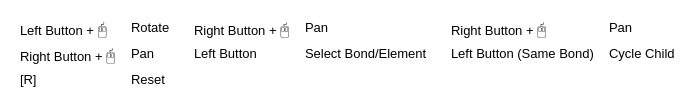
<?xml version="1.0" encoding="UTF-8"?>
<ui version="4.0">
 <class>FloatingHintWidget</class>
 <widget class="QWidget" name="FloatingHintWidget">
  <property name="geometry">
   <rect>
    <x>0</x>
    <y>0</y>
    <width>684</width>
    <height>108</height>
   </rect>
  </property>
  <property name="sizePolicy">
   <sizepolicy hsizetype="Minimum" vsizetype="Minimum">
    <horstretch>0</horstretch>
    <verstretch>0</verstretch>
   </sizepolicy>
  </property>
  <property name="windowTitle">
   <string>Form</string>
  </property>
  <property name="windowOpacity">
   <double>0.100000000000000</double>
  </property>
  <property name="autoFillBackground">
   <bool>false</bool>
  </property>
  <property name="styleSheet">
   <string notr="true">background-color: white;
border-radius: 10px; border: none;</string>
  </property>
  <layout class="QHBoxLayout" name="horizontalLayout">
   <property name="sizeConstraint">
    <enum>QLayout::SetFixedSize</enum>
   </property>
   <item>
    <widget class="QFrame" name="frame_render">
     <property name="sizePolicy">
      <sizepolicy hsizetype="Minimum" vsizetype="Minimum">
       <horstretch>1</horstretch>
       <verstretch>1</verstretch>
      </sizepolicy>
     </property>
     <property name="styleSheet">
      <string notr="true">background-color: white; border-radius: 15px; color: black;</string>
     </property>
     <property name="frameShape">
      <enum>QFrame::StyledPanel</enum>
     </property>
     <property name="frameShadow">
      <enum>QFrame::Raised</enum>
     </property>
     <layout class="QFormLayout" name="formLayout">
      <property name="sizeConstraint">
       <enum>QLayout::SetMinimumSize</enum>
      </property>
      <property name="fieldGrowthPolicy">
       <enum>QFormLayout::FieldsStayAtSizeHint</enum>
      </property>
      <property name="horizontalSpacing">
       <number>15</number>
      </property>
      <item row="0" column="0">
       <widget class="QLabel" name="label">
        <property name="sizePolicy">
         <sizepolicy hsizetype="Fixed" vsizetype="Fixed">
          <horstretch>0</horstretch>
          <verstretch>0</verstretch>
         </sizepolicy>
        </property>
        <property name="text">
         <string>&lt;html&gt;&lt;head/&gt;&lt;body&gt;&lt;p&gt;&lt;span style=&quot; font-size:10pt;&quot;&gt;Left Button + &lt;/span&gt;&lt;span style=&quot; font-family:'Open Sans','Helvetica Neue','Helvetica','Arial','sans-serif'; font-size:12pt; color:#000000;&quot;&gt;🖰&lt;/span&gt;&lt;/p&gt;&lt;/body&gt;&lt;/html&gt;</string>
        </property>
       </widget>
      </item>
      <item row="0" column="1">
       <widget class="QLabel" name="label_2">
        <property name="sizePolicy">
         <sizepolicy hsizetype="Fixed" vsizetype="Fixed">
          <horstretch>0</horstretch>
          <verstretch>0</verstretch>
         </sizepolicy>
        </property>
        <property name="text">
         <string>&lt;html&gt;&lt;head/&gt;&lt;body&gt;&lt;p&gt;&lt;span style=&quot; font-size:10pt;&quot;&gt;Rotate&lt;/span&gt;&lt;/p&gt;&lt;/body&gt;&lt;/html&gt;</string>
        </property>
       </widget>
      </item>
      <item row="1" column="0">
       <widget class="QLabel" name="label_3">
        <property name="sizePolicy">
         <sizepolicy hsizetype="Fixed" vsizetype="Fixed">
          <horstretch>0</horstretch>
          <verstretch>0</verstretch>
         </sizepolicy>
        </property>
        <property name="text">
         <string>&lt;html&gt;&lt;head/&gt;&lt;body&gt;&lt;p&gt;&lt;span style=&quot; font-size:10pt;&quot;&gt;Right Button + &lt;/span&gt;&lt;span style=&quot; font-family:'Open Sans','Helvetica Neue','Helvetica','Arial','sans-serif'; font-size:12pt; color:#000000;&quot;&gt;🖰&lt;/span&gt;&lt;/p&gt;&lt;/body&gt;&lt;/html&gt;</string>
        </property>
       </widget>
      </item>
      <item row="1" column="1">
       <widget class="QLabel" name="label_4">
        <property name="sizePolicy">
         <sizepolicy hsizetype="Fixed" vsizetype="Fixed">
          <horstretch>0</horstretch>
          <verstretch>0</verstretch>
         </sizepolicy>
        </property>
        <property name="text">
         <string>&lt;html&gt;&lt;head/&gt;&lt;body&gt;&lt;p&gt;&lt;span style=&quot; font-size:10pt;&quot;&gt;Pan&lt;/span&gt;&lt;/p&gt;&lt;/body&gt;&lt;/html&gt;</string>
        </property>
       </widget>
      </item>
      <item row="2" column="0">
       <widget class="QLabel" name="label_5">
        <property name="sizePolicy">
         <sizepolicy hsizetype="Fixed" vsizetype="Fixed">
          <horstretch>0</horstretch>
          <verstretch>0</verstretch>
         </sizepolicy>
        </property>
        <property name="text">
         <string>&lt;html&gt;&lt;head/&gt;&lt;body&gt;&lt;p&gt;&lt;span style=&quot; font-size:10pt;&quot;&gt;[R]&lt;/span&gt;&lt;/p&gt;&lt;/body&gt;&lt;/html&gt;</string>
        </property>
       </widget>
      </item>
      <item row="2" column="1">
       <widget class="QLabel" name="label_6">
        <property name="sizePolicy">
         <sizepolicy hsizetype="Fixed" vsizetype="Fixed">
          <horstretch>0</horstretch>
          <verstretch>0</verstretch>
         </sizepolicy>
        </property>
        <property name="text">
         <string>&lt;html&gt;&lt;head/&gt;&lt;body&gt;&lt;p&gt;&lt;span style=&quot; font-size:10pt;&quot;&gt;Reset&lt;/span&gt;&lt;/p&gt;&lt;/body&gt;&lt;/html&gt;</string>
        </property>
       </widget>
      </item>
     </layout>
    </widget>
   </item>
   <item>
    <widget class="QFrame" name="frame_mgeneral">
     <property name="enabled">
      <bool>true</bool>
     </property>
     <property name="sizePolicy">
      <sizepolicy hsizetype="Minimum" vsizetype="Minimum">
       <horstretch>1</horstretch>
       <verstretch>1</verstretch>
      </sizepolicy>
     </property>
     <property name="styleSheet">
      <string notr="true">background-color: white; border-radius: 15px; color: black;</string>
     </property>
     <property name="frameShape">
      <enum>QFrame::StyledPanel</enum>
     </property>
     <property name="frameShadow">
      <enum>QFrame::Raised</enum>
     </property>
     <layout class="QFormLayout" name="formLayout_2">
      <property name="sizeConstraint">
       <enum>QLayout::SetMinimumSize</enum>
      </property>
      <property name="fieldGrowthPolicy">
       <enum>QFormLayout::FieldsStayAtSizeHint</enum>
      </property>
      <property name="horizontalSpacing">
       <number>15</number>
      </property>
      <item row="0" column="0">
       <widget class="QLabel" name="label_7">
        <property name="sizePolicy">
         <sizepolicy hsizetype="Fixed" vsizetype="Fixed">
          <horstretch>0</horstretch>
          <verstretch>0</verstretch>
         </sizepolicy>
        </property>
        <property name="text">
         <string>&lt;html&gt;&lt;head/&gt;&lt;body&gt;&lt;p&gt;&lt;span style=&quot; font-size:10pt;&quot;&gt;Right Button + &lt;/span&gt;&lt;span style=&quot; font-family:'Open Sans','Helvetica Neue','Helvetica','Arial','sans-serif'; font-size:12pt; color:#000000;&quot;&gt;🖰&lt;/span&gt;&lt;/p&gt;&lt;/body&gt;&lt;/html&gt;</string>
        </property>
       </widget>
      </item>
      <item row="0" column="1">
       <widget class="QLabel" name="label_8">
        <property name="sizePolicy">
         <sizepolicy hsizetype="Fixed" vsizetype="Fixed">
          <horstretch>0</horstretch>
          <verstretch>0</verstretch>
         </sizepolicy>
        </property>
        <property name="text">
         <string>&lt;html&gt;&lt;head/&gt;&lt;body&gt;&lt;p&gt;&lt;span style=&quot; font-size:10pt;&quot;&gt;Pan&lt;/span&gt;&lt;/p&gt;&lt;/body&gt;&lt;/html&gt;</string>
        </property>
       </widget>
      </item>
      <item row="1" column="0">
       <widget class="QLabel" name="label_9">
        <property name="sizePolicy">
         <sizepolicy hsizetype="Fixed" vsizetype="Fixed">
          <horstretch>0</horstretch>
          <verstretch>0</verstretch>
         </sizepolicy>
        </property>
        <property name="text">
         <string>&lt;html&gt;&lt;head/&gt;&lt;body&gt;&lt;p&gt;&lt;span style=&quot; font-size:10pt;&quot;&gt;Left Button&lt;/span&gt;&lt;/p&gt;&lt;/body&gt;&lt;/html&gt;</string>
        </property>
       </widget>
      </item>
      <item row="1" column="1">
       <widget class="QLabel" name="label_10">
        <property name="sizePolicy">
         <sizepolicy hsizetype="Fixed" vsizetype="Fixed">
          <horstretch>0</horstretch>
          <verstretch>0</verstretch>
         </sizepolicy>
        </property>
        <property name="text">
         <string>&lt;html&gt;&lt;head/&gt;&lt;body&gt;&lt;p&gt;&lt;span style=&quot; font-size:10pt;&quot;&gt;Select Bond/Element&lt;/span&gt;&lt;/p&gt;&lt;/body&gt;&lt;/html&gt;</string>
        </property>
       </widget>
      </item>
     </layout>
    </widget>
   </item>
   <item>
    <widget class="QFrame" name="frame_mbond">
     <property name="sizePolicy">
      <sizepolicy hsizetype="Minimum" vsizetype="Minimum">
       <horstretch>1</horstretch>
       <verstretch>1</verstretch>
      </sizepolicy>
     </property>
     <property name="styleSheet">
      <string notr="true">background-color: white; border-radius: 15px; color: black;</string>
     </property>
     <property name="frameShape">
      <enum>QFrame::StyledPanel</enum>
     </property>
     <property name="frameShadow">
      <enum>QFrame::Raised</enum>
     </property>
     <layout class="QFormLayout" name="formLayout_3">
      <property name="sizeConstraint">
       <enum>QLayout::SetMinimumSize</enum>
      </property>
      <property name="fieldGrowthPolicy">
       <enum>QFormLayout::FieldsStayAtSizeHint</enum>
      </property>
      <property name="horizontalSpacing">
       <number>15</number>
      </property>
      <item row="0" column="0">
       <widget class="QLabel" name="label_11">
        <property name="sizePolicy">
         <sizepolicy hsizetype="Fixed" vsizetype="Fixed">
          <horstretch>0</horstretch>
          <verstretch>0</verstretch>
         </sizepolicy>
        </property>
        <property name="text">
         <string>&lt;html&gt;&lt;head/&gt;&lt;body&gt;&lt;p&gt;&lt;span style=&quot; font-size:10pt;&quot;&gt;Right Button + &lt;/span&gt;&lt;span style=&quot; font-family:'Open Sans','Helvetica Neue','Helvetica','Arial','sans-serif'; font-size:12pt; color:#000000;&quot;&gt;🖰&lt;/span&gt;&lt;/p&gt;&lt;/body&gt;&lt;/html&gt;</string>
        </property>
       </widget>
      </item>
      <item row="0" column="1">
       <widget class="QLabel" name="label_12">
        <property name="sizePolicy">
         <sizepolicy hsizetype="Fixed" vsizetype="Fixed">
          <horstretch>0</horstretch>
          <verstretch>0</verstretch>
         </sizepolicy>
        </property>
        <property name="text">
         <string>&lt;html&gt;&lt;head/&gt;&lt;body&gt;&lt;p&gt;&lt;span style=&quot; font-size:10pt;&quot;&gt;Pan&lt;/span&gt;&lt;/p&gt;&lt;/body&gt;&lt;/html&gt;</string>
        </property>
       </widget>
      </item>
      <item row="1" column="0">
       <widget class="QLabel" name="label_13">
        <property name="sizePolicy">
         <sizepolicy hsizetype="Fixed" vsizetype="Fixed">
          <horstretch>0</horstretch>
          <verstretch>0</verstretch>
         </sizepolicy>
        </property>
        <property name="text">
         <string>&lt;html&gt;&lt;head/&gt;&lt;body&gt;&lt;p&gt;&lt;span style=&quot; font-size:10pt;&quot;&gt;Left Button (Same Bond)&lt;/span&gt;&lt;/p&gt;&lt;/body&gt;&lt;/html&gt;</string>
        </property>
       </widget>
      </item>
      <item row="1" column="1">
       <widget class="QLabel" name="label_14">
        <property name="sizePolicy">
         <sizepolicy hsizetype="Fixed" vsizetype="Fixed">
          <horstretch>0</horstretch>
          <verstretch>0</verstretch>
         </sizepolicy>
        </property>
        <property name="text">
         <string>&lt;html&gt;&lt;head/&gt;&lt;body&gt;&lt;p&gt;&lt;span style=&quot; font-size:10pt;&quot;&gt;Cycle Child&lt;/span&gt;&lt;/p&gt;&lt;/body&gt;&lt;/html&gt;</string>
        </property>
       </widget>
      </item>
     </layout>
    </widget>
   </item>
  </layout>
 </widget>
 <resources/>
 <connections/>
</ui>
